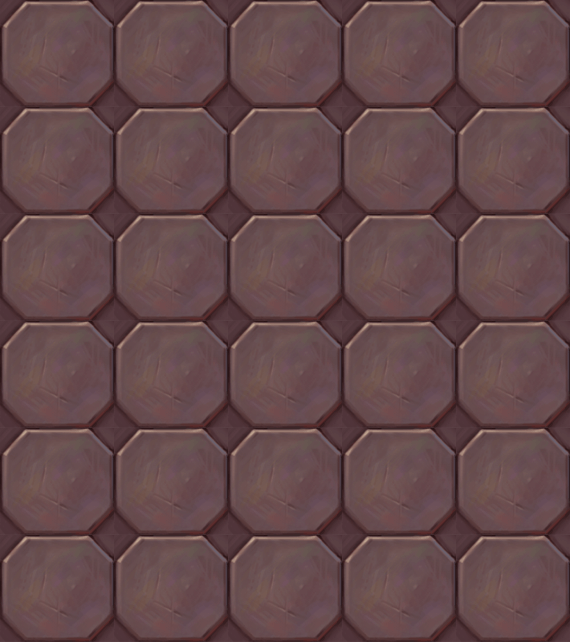

This game map was drawn from its Tiled (.tmx) file and the tilesets committed beside it. A one-line description and the trimmed map source follow:
An orthogonal 5x6 tile map with 114x107 px tiles, 1 tile layer (块层 1).

<map version="1.0" orientation="orthogonal" width="5" height="6" tilewidth="114" tileheight="107">
 <tileset firstgid="1" name="map012" tilewidth="114" tileheight="107">
  <image source="map012.png" width="114" height="107" />
 </tileset>
 <layer name="块层 1" width="5" height="6">
  <data>[30 cells, 30 non-empty, 1 distinct tile ids]</data>
 </layer>
</map>
